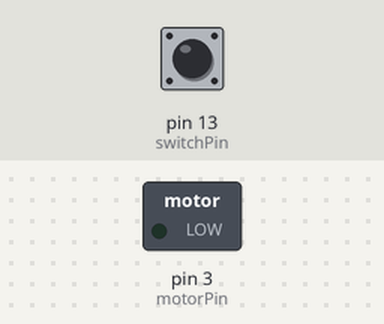
The sketch below on a simulated Arduino Uno, built with avr-gcc and run on an emulated ATmega328P. Shown: switched loads named in the sketch (green lamp = pin HIGH). Inputs (shaded band) come from the test bench; at power-on: pin 13 (switchPin) HIGH.

Above: at 1.2 s.
1.3 s: pin 13 (switchPin) pulled LOW for 0.15 s
At 1.37 s:
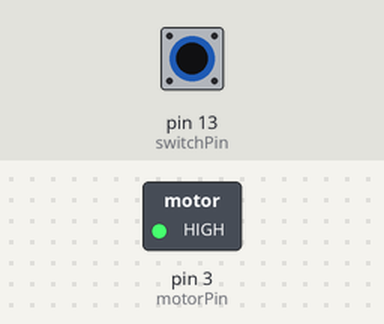
2.9 s: pin 13 (switchPin) pulled LOW for 3.2 s
At 6.6 s:
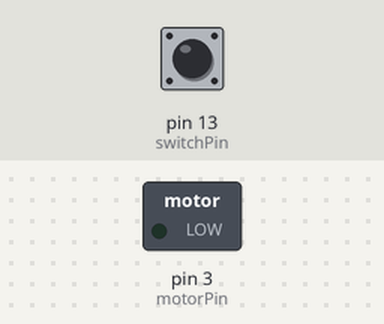
Timing chart, 0 to 8.1 s (numbered marks = the images above; inputs shaded):
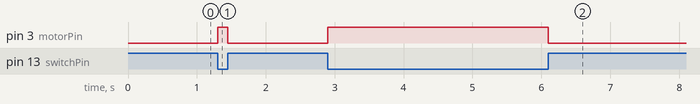

Measured:
- after the input at 1.3 s, pin 3 (motorPin): LOW → HIGH at once, → LOW 0.15 s later
- after the input at 2.9 s, pin 3 (motorPin): LOW → HIGH at once, → LOW 3.2 s later

The sketch:

FanController.ino
```cpp
/*扇風機を作ろう！その１
 * 内容
 * タッチセンサを押している間，ファン（モータ）が動くようにする
 */
const int switchPin = 13; // タクトスイッチのピン
const int motorPin = 3; // モータを動かすピン
int switchState = 0; // タクトスイッチの状態(State) 0:オフ，1:オン

// Arduinoが起動した時，1度だけ実行
void setup() {
 pinMode(switchPin,INPUT_PULLUP); // スイッチピンをinput pullupにする
 pinMode(motorPin,OUTPUT); // モータピンをoutputにする
}

// 起動中ずっと実行
void loop() {
  switchState = digitalRead(switchPin); // switchPinの状態をswitchStateに代入 押している時:LOW 離している時:HIGH
  if(switchState == LOW){ // もしスイッチが押されたら
    digitalWrite(motorPin,HIGH); // モータに電流を流す
  }
  else{ // 押していない時
    digitalWrite(motorPin,LOW); // モータに電流を流さない
  }
}
```
